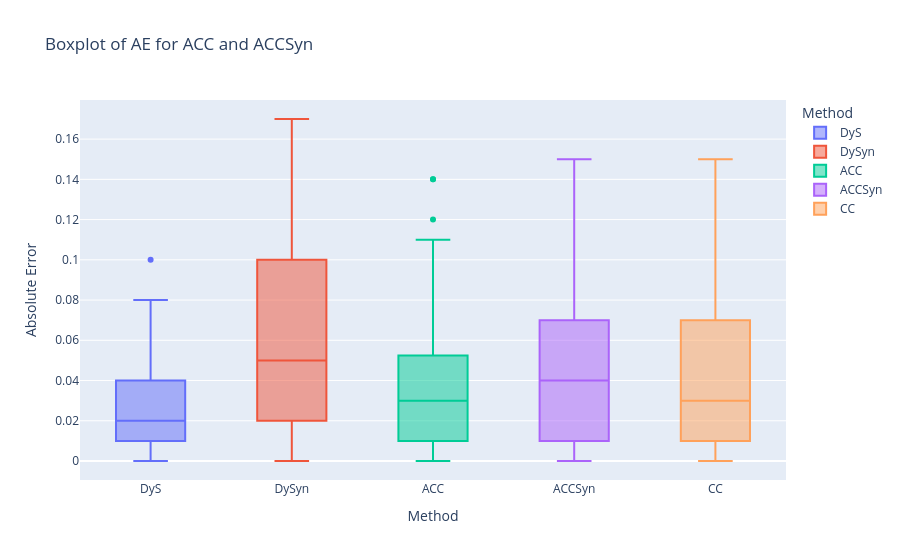

This figure's notebook cell:
### Code cell
import plotly.express as px

# Create the boxplot
fig = px.box(results_df, x='METHOD', y='AE', color='METHOD', title='Boxplot of AE for ACC and ACCSyn', labels={'AE': 'Absolute Error', 'METHOD': 'Method'})
fig.show()

### Figure 1 — Plotly figure (JSON) as saved in the notebook; plotly's stock layout.template omitted (floating-point values rounded to 4 significant figures)
{"data": [{"alignmentgroup": "True", "hovertemplate": "Method=%{x}<br>Absolute Error=%{y}<extra></extra>", "legendgroup": "DyS", "marker": {"color": "#636efa"}, "name": "DyS", "notched": false, "offsetgroup": "DyS", "orientation": "v", "showlegend": true, "type": "box", "x": ["DyS", "DyS", "DyS", "DyS", "DyS", "DyS", "DyS", "DyS", "DyS", "DyS", "DyS", "DyS", "DyS", "DyS", "DyS", "DyS", "DyS", "DyS", "DyS", "DyS", "DyS", "DyS", "DyS", "DyS", "DyS", "DyS", "DyS", "DyS", "DyS", "DyS", "DyS", "DyS", "DyS", "DyS", "DyS", "DyS", "DyS", "DyS", "DyS", "DyS", "DyS", "DyS", "DyS", "DyS", "DyS", "DyS", "DyS", "DyS", "DyS", "DyS", "DyS", "DyS", "DyS", "DyS", "DyS", "DyS", "DyS", "DyS", "DyS", "DyS", "DyS", "DyS", "DyS", "DyS", "DyS", "DyS", "DyS", "DyS", "DyS", "DyS", "DyS", "DyS", "DyS", "DyS", "DyS", "DyS", "DyS", "DyS", "DyS", "DyS", "DyS", "DyS", "DyS", "DyS", "DyS", "DyS", "DyS", "DyS", "DyS", "DyS", "DyS", "DyS", "DyS", "DyS", "DyS", "DyS", "DyS", "DyS", "DyS", "DyS", "DyS", "DyS", "DyS", "DyS", "DyS", "DyS", "DyS", "DyS", "DyS", "DyS", "DyS", "DyS", "DyS", "DyS", "DyS", "DyS", "DyS", "DyS", "DyS", "DyS", "DyS"], "x0": " ", "xaxis": "x", "y": [0.03, 0.03, 0.02, 0.0, 0.02, 0.0, 0.0, 0.01, 0.0, 0.0, 0.0, 0.07, 0.02, 0.08, 0.01, 0.01, 0.01, 0.01, 0.0, 0.0, 0.01, 0.01, 0.01, 0.0, 0.02, 0.0, 0.02, 0.01, 0.01, 0.02, 0.02, 0.0, 0.02, 0.02, 0.01, 0.1, 0.0, 0.02, 0.02, 0.04, 0.02, 0.03, 0.0, 0.03, 0.01, 0.04, 0.0, 0.0, 0.03, 0.04, 0.01, 0.02, 0.05, 0.01, 0.04, 0.01, 0.01, 0.06, 0.06, 0.0, 0.01, 0.02, 0.0, 0.0, 0.03, 0.03, 0.02, 0.08, 0.02, 0.04, 0.02, 0.05, 0.01, 0.02, 0.0, 0.02, 0.03, 0.03, 0.04, 0.02, 0.03, 0.01, 0.0, 0.05, 0.02, 0.03, 0.0, 0.04, 0.03, 0.05, 0.04, 0.06, 0.01, 0.0, 0.01, 0.07, 0.04, 0.04, 0.06, 0.02, 0.03, 0.04, 0.06, 0.02, 0.04, 0.04, 0.08, 0.04, 0.0, 0.04, 0.05, 0.01, 0.04, 0.04, 0.0, 0.04, 0.04, 0.05, 0.01, 0.06, 0.05], "y0": " ", "yaxis": "y"}, {"alignmentgroup": "True", "hovertemplate": "Method=%{x}<br>Absolute Error=%{y}<extra></extra>", "legendgroup": "DySyn", "marker": {"color": "#EF553B"}, "name": "DySyn", "notched": false, "offsetgroup": "DySyn", "orientation": "v", "showlegend": true, "type": "box", "x": ["DySyn", "DySyn", "DySyn", "DySyn", "DySyn", "DySyn", "DySyn", "DySyn", "DySyn", "DySyn", "DySyn", "DySyn", "DySyn", "DySyn", "DySyn", "DySyn", "DySyn", "DySyn", "DySyn", "DySyn", "DySyn", "DySyn", "DySyn", "DySyn", "DySyn", "DySyn", "DySyn", "DySyn", "DySyn", "DySyn", "DySyn", "DySyn", "DySyn", "DySyn", "DySyn", "DySyn", "DySyn", "DySyn", "DySyn", "DySyn", "DySyn", "DySyn", "DySyn", "DySyn", "DySyn", "DySyn", "DySyn", "DySyn", "DySyn", "DySyn", "DySyn", "DySyn", "DySyn", "DySyn", "DySyn", "DySyn", "DySyn", "DySyn", "DySyn", "DySyn", "DySyn", "DySyn", "DySyn", "DySyn", "DySyn", "DySyn", "DySyn", "DySyn", "DySyn", "DySyn", "DySyn", "DySyn", "DySyn", "DySyn", "DySyn", "DySyn", "DySyn", "DySyn", "DySyn", "DySyn", "DySyn", "DySyn", "DySyn", "DySyn", "DySyn", "DySyn", "DySyn", "DySyn", "DySyn", "DySyn", "DySyn", "DySyn", "DySyn", "DySyn", "DySyn", "DySyn", "DySyn", "DySyn", "DySyn", "DySyn", "DySyn", "DySyn", "DySyn", "DySyn", "DySyn", "DySyn", "DySyn", "DySyn", "DySyn", "DySyn", "DySyn", "DySyn", "DySyn", "DySyn", "DySyn", "DySyn", "DySyn", "DySyn", "DySyn", "DySyn", "DySyn"], "x0": " ", "xaxis": "x", "y": [0.0, 0.0, 0.0, 0.0, 0.0, 0.0, 0.0, 0.0, 0.0, 0.0, 0.0, 0.02, 0.0, 0.02, 0.01, 0.02, 0.02, 0.01, 0.0, 0.0, 0.01, 0.01, 0.03, 0.0, 0.01, 0.04, 0.03, 0.03, 0.02, 0.04, 0.05, 0.01, 0.03, 0.06, 0.02, 0.01, 0.01, 0.04, 0.02, 0.04, 0.02, 0.03, 0.01, 0.03, 0.06, 0.03, 0.03, 0.05, 0.03, 0.04, 0.08, 0.08, 0.06, 0.06, 0.05, 0.03, 0.11, 0.08, 0.05, 0.05, 0.1, 0.06, 0.05, 0.08, 0.06, 0.05, 0.07, 0.15, 0.09, 0.08, 0.05, 0.09, 0.05, 0.05, 0.08, 0.07, 0.07, 0.05, 0.12, 0.12, 0.08, 0.05, 0.09, 0.1, 0.08, 0.11, 0.05, 0.08, 0.11, 0.08, 0.08, 0.12, 0.1, 0.12, 0.14, 0.08, 0.12, 0.11, 0.12, 0.14, 0.09, 0.09, 0.09, 0.11, 0.1, 0.09, 0.15, 0.05, 0.14, 0.16, 0.17, 0.16, 0.08, 0.14, 0.11, 0.13, 0.13, 0.15, 0.1, 0.12, 0.14], "y0": " ", "yaxis": "y"}, {"alignmentgroup": "True", "hovertemplate": "Method=%{x}<br>Absolute Error=%{y}<extra></extra>", "legendgroup": "ACC", "marker": {"color": "#00cc96"}, "name": "ACC", "notched": false, "offsetgroup": "ACC", "orientation": "v", "showlegend": true, "type": "box", "x": ["ACC", "ACC", "ACC", "ACC", "ACC", "ACC", "ACC", "ACC", "ACC", "ACC", "ACC", "ACC", "ACC", "ACC", "ACC", "ACC", "ACC", "ACC", "ACC", "ACC", "ACC", "ACC", "ACC", "ACC", "ACC", "ACC", "ACC", "ACC", "ACC", "ACC", "ACC", "ACC", "ACC", "ACC", "ACC", "ACC", "ACC", "ACC", "ACC", "ACC", "ACC", "ACC", "ACC", "ACC", "ACC", "ACC", "ACC", "ACC", "ACC", "ACC", "ACC", "ACC", "ACC", "ACC", "ACC", "ACC", "ACC", "ACC", "ACC", "ACC", "ACC", "ACC", "ACC", "ACC", "ACC", "ACC", "ACC", "ACC", "ACC", "ACC", "ACC", "ACC", "ACC", "ACC", "ACC", "ACC", "ACC", "ACC", "ACC", "ACC", "ACC", "ACC", "ACC", "ACC", "ACC", "ACC", "ACC", "ACC", "ACC", "ACC", "ACC", "ACC", "ACC", "ACC", "ACC", "ACC", "ACC", "ACC", "ACC", "ACC", "ACC", "ACC", "ACC", "ACC", "ACC", "ACC", "ACC", "ACC", "ACC", "ACC", "ACC", "ACC", "ACC", "ACC", "ACC", "ACC", "ACC", "ACC", "ACC", "ACC", "ACC"], "x0": " ", "xaxis": "x", "y": [0.0, 0.02, 0.02, 0.0, 0.02, 0.0, 0.0, 0.02, 0.0, 0.0, 0.0, 0.03, 0.0, 0.06, 0.01, 0.02, 0.03, 0.01, 0.0, 0.02, 0.01, 0.01, 0.03, 0.0, 0.01, 0.02, 0.01, 0.05, 0.0, 0.04, 0.0, 0.03, 0.01, 0.06, 0.03, 0.08, 0.0, 0.07, 0.02, 0.0, 0.0, 0.03, 0.12, 0.01, 0.08, 0.04, 0.01, 0.0, 0.02, 0.03, 0.0, 0.04, 0.02, 0.01, 0.03, 0.01, 0.02, 0.09, 0.06, 0.03, 0.01, 0.08, 0.03, 0.09, 0.05, 0.01, 0.06, 0.06, 0.07, 0.04, 0.01, 0.11, 0.1, 0.06, 0.04, 0.05, 0.02, 0.03, 0.04, 0.01, 0.06, 0.08, 0.05, 0.02, 0.03, 0.06, 0.03, 0.04, 0.07, 0.04, 0.04, 0.09, 0.02, 0.11, 0.0, 0.06, 0.08, 0.03, 0.0, 0.01, 0.04, 0.02, 0.01, 0.06, 0.03, 0.01, 0.04, 0.02, 0.01, 0.07, 0.03, 0.14, 0.01, 0.03, 0.14, 0.0, 0.01, 0.06, 0.03, 0.07, 0.0], "y0": " ", "yaxis": "y"}, {"alignmentgroup": "True", "hovertemplate": "Method=%{x}<br>Absolute Error=%{y}<extra></extra>", "legendgroup": "ACCSyn", "marker": {"color": "#ab63fa"}, "name": "ACCSyn", "notched": false, "offsetgroup": "ACCSyn", "orientation": "v", "showlegend": true, "type": "box", "x": ["ACCSyn", "ACCSyn", "ACCSyn", "ACCSyn", "ACCSyn", "ACCSyn", "ACCSyn", "ACCSyn", "ACCSyn", "ACCSyn", "ACCSyn", "ACCSyn", "ACCSyn", "ACCSyn", "ACCSyn", "ACCSyn", "ACCSyn", "ACCSyn", "ACCSyn", "ACCSyn", "ACCSyn", "ACCSyn", "ACCSyn", "ACCSyn", "ACCSyn", "ACCSyn", "ACCSyn", "ACCSyn", "ACCSyn", "ACCSyn", "ACCSyn", "ACCSyn", "ACCSyn", "ACCSyn", "ACCSyn", "ACCSyn", "ACCSyn", "ACCSyn", "ACCSyn", "ACCSyn", "ACCSyn", "ACCSyn", "ACCSyn", "ACCSyn", "ACCSyn", "ACCSyn", "ACCSyn", "ACCSyn", "ACCSyn", "ACCSyn", "ACCSyn", "ACCSyn", "ACCSyn", "ACCSyn", "ACCSyn", "ACCSyn", "ACCSyn", "ACCSyn", "ACCSyn", "ACCSyn", "ACCSyn", "ACCSyn", "ACCSyn", "ACCSyn", "ACCSyn", "ACCSyn", "ACCSyn", "ACCSyn", "ACCSyn", "ACCSyn", "ACCSyn", "ACCSyn", "ACCSyn", "ACCSyn", "ACCSyn", "ACCSyn", "ACCSyn", "ACCSyn", "ACCSyn", "ACCSyn", "ACCSyn", "ACCSyn", "ACCSyn", "ACCSyn", "ACCSyn", "ACCSyn", "ACCSyn", "ACCSyn", "ACCSyn", "ACCSyn", "ACCSyn", "ACCSyn", "ACCSyn", "ACCSyn", "ACCSyn", "ACCSyn", "ACCSyn", "ACCSyn", "ACCSyn", "ACCSyn", "ACCSyn", "ACCSyn", "ACCSyn", "ACCSyn", "ACCSyn", "ACCSyn", "ACCSyn", "ACCSyn", "ACCSyn", "ACCSyn", "ACCSyn", "ACCSyn", "ACCSyn", "ACCSyn", "ACCSyn", "ACCSyn", "ACCSyn", "ACCSyn", "ACCSyn", "ACCSyn", "ACCSyn"], "x0": " ", "xaxis": "x", "y": [0.0, 0.01, 0.01, 0.0, 0.01, 0.0, 0.0, 0.01, 0.0, 0.0, 0.0, 0.0, 0.0, 0.01, 0.01, 0.02, 0.0, 0.0, 0.0, 0.01, 0.01, 0.01, 0.03, 0.0, 0.0, 0.03, 0.02, 0.01, 0.01, 0.02, 0.03, 0.0, 0.02, 0.02, 0.0, 0.02, 0.01, 0.01, 0.01, 0.03, 0.01, 0.03, 0.02, 0.02, 0.02, 0.02, 0.02, 0.03, 0.01, 0.04, 0.06, 0.04, 0.05, 0.04, 0.04, 0.02, 0.08, 0.03, 0.02, 0.03, 0.07, 0.02, 0.03, 0.04, 0.03, 0.05, 0.04, 0.12, 0.08, 0.07, 0.04, 0.04, 0.0, 0.02, 0.06, 0.03, 0.05, 0.04, 0.1, 0.09, 0.07, 0.04, 0.08, 0.06, 0.06, 0.06, 0.03, 0.08, 0.05, 0.07, 0.07, 0.06, 0.08, 0.06, 0.1, 0.07, 0.11, 0.09, 0.08, 0.11, 0.07, 0.06, 0.07, 0.06, 0.07, 0.07, 0.12, 0.04, 0.11, 0.1, 0.15, 0.1, 0.07, 0.11, 0.05, 0.1, 0.09, 0.11, 0.07, 0.1, 0.1], "y0": " ", "yaxis": "y"}, {"alignmentgroup": "True", "hovertemplate": "Method=%{x}<br>Absolute Error=%{y}<extra></extra>", "legendgroup": "CC", "marker": {"color": "#FFA15A"}, "name": "CC", "notched": false, "offsetgroup": "CC", "orientation": "v", "showlegend": true, "type": "box", "x": ["CC", "CC", "CC", "CC", "CC", "CC", "CC", "CC", "CC", "CC", "CC", "CC", "CC", "CC", "CC", "CC", "CC", "CC", "CC", "CC", "CC", "CC", "CC", "CC", "CC", "CC", "CC", "CC", "CC", "CC", "CC", "CC", "CC", "CC", "CC", "CC", "CC", "CC", "CC", "CC", "CC", "CC", "CC", "CC", "CC", "CC", "CC", "CC", "CC", "CC", "CC", "CC", "CC", "CC", "CC", "CC", "CC", "CC", "CC", "CC", "CC", "CC", "CC", "CC", "CC", "CC", "CC", "CC", "CC", "CC", "CC", "CC", "CC", "CC", "CC", "CC", "CC", "CC", "CC", "CC", "CC", "CC", "CC", "CC", "CC", "CC", "CC", "CC", "CC", "CC", "CC", "CC", "CC", "CC", "CC", "CC", "CC", "CC", "CC", "CC", "CC", "CC", "CC", "CC", "CC", "CC", "CC", "CC", "CC", "CC", "CC", "CC", "CC", "CC", "CC", "CC", "CC", "CC", "CC", "CC", "CC"], "x0": " ", "xaxis": "x", "y": [0.0, 0.01, 0.01, 0.0, 0.01, 0.0, 0.0, 0.01, 0.0, 0.0, 0.0, 0.0, 0.0, 0.01, 0.01, 0.02, 0.0, 0.0, 0.0, 0.01, 0.01, 0.01, 0.03, 0.0, 0.0, 0.03, 0.02, 0.01, 0.01, 0.02, 0.03, 0.0, 0.02, 0.02, 0.0, 0.02, 0.01, 0.01, 0.01, 0.03, 0.01, 0.03, 0.02, 0.02, 0.02, 0.02, 0.02, 0.03, 0.01, 0.04, 0.06, 0.04, 0.05, 0.04, 0.04, 0.02, 0.08, 0.03, 0.02, 0.03, 0.07, 0.02, 0.03, 0.03, 0.03, 0.05, 0.04, 0.12, 0.08, 0.07, 0.04, 0.04, 0.0, 0.02, 0.06, 0.03, 0.05, 0.04, 0.1, 0.09, 0.07, 0.04, 0.08, 0.06, 0.06, 0.06, 0.03, 0.07, 0.05, 0.07, 0.07, 0.06, 0.08, 0.06, 0.1, 0.07, 0.11, 0.09, 0.08, 0.11, 0.07, 0.06, 0.07, 0.06, 0.07, 0.07, 0.12, 0.04, 0.11, 0.1, 0.15, 0.1, 0.07, 0.11, 0.05, 0.1, 0.09, 0.11, 0.07, 0.1, 0.1], "y0": " ", "yaxis": "y"}], "layout": {"boxmode": "overlay", "legend": {"title": {"text": "Method"}, "tracegroupgap": 0}, "title": {"text": "Boxplot of AE for ACC and ACCSyn"}, "xaxis": {"anchor": "y", "categoryarray": ["DyS", "DySyn", "ACC", "ACCSyn", "CC"], "categoryorder": "array", "domain": [0, 1], "title": {"text": "Method"}}, "yaxis": {"anchor": "x", "domain": [0, 1], "title": {"text": "Absolute Error"}}}}
